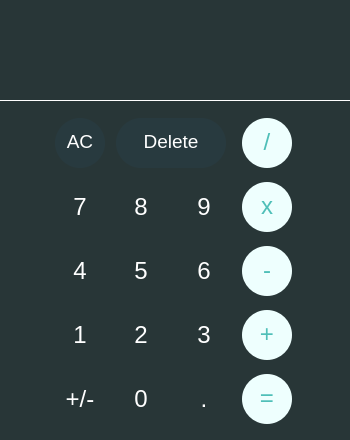
<?xml version="1.0" encoding="UTF-8"?>
<ui version="4.0">
 <class>MainWindow</class>
 <widget class="QMainWindow" name="MainWindow">
  <property name="geometry">
   <rect>
    <x>0</x>
    <y>0</y>
    <width>350</width>
    <height>440</height>
   </rect>
  </property>
  <property name="sizePolicy">
   <sizepolicy hsizetype="Fixed" vsizetype="Fixed">
    <horstretch>0</horstretch>
    <verstretch>0</verstretch>
   </sizepolicy>
  </property>
  <property name="minimumSize">
   <size>
    <width>350</width>
    <height>440</height>
   </size>
  </property>
  <property name="maximumSize">
   <size>
    <width>350</width>
    <height>440</height>
   </size>
  </property>
  <property name="windowTitle">
   <string>Calculator</string>
  </property>
  <property name="styleSheet">
   <string notr="true">background-color:#283637</string>
  </property>
  <widget class="QWidget" name="centralwidget">
   <widget class="QWidget" name="gridLayoutWidget">
    <property name="geometry">
     <rect>
      <x>50</x>
      <y>110</y>
      <width>251</width>
      <height>322</height>
     </rect>
    </property>
    <layout class="QGridLayout" name="gridLayout">
     <item row="0" column="3">
      <widget class="QPushButton" name="btn_divide">
       <property name="sizePolicy">
        <sizepolicy hsizetype="Fixed" vsizetype="Fixed">
         <horstretch>50</horstretch>
         <verstretch>50</verstretch>
        </sizepolicy>
       </property>
       <property name="minimumSize">
        <size>
         <width>50</width>
         <height>50</height>
        </size>
       </property>
       <property name="font">
        <font>
         <pointsize>18</pointsize>
        </font>
       </property>
       <property name="styleSheet">
        <string notr="true">QPushButton{
    background-color:rgb(238, 255, 254);
    color: rgb(79, 191, 184);
    border-radius: 25px;	
	 padding-bottom:3px;
}
QPushButton:hover{
    background-color:#6C807D;
}</string>
       </property>
       <property name="text">
        <string>/</string>
       </property>
      </widget>
     </item>
     <item row="3" column="1">
      <widget class="QPushButton" name="btn_two">
       <property name="sizePolicy">
        <sizepolicy hsizetype="Fixed" vsizetype="Fixed">
         <horstretch>0</horstretch>
         <verstretch>0</verstretch>
        </sizepolicy>
       </property>
       <property name="minimumSize">
        <size>
         <width>50</width>
         <height>50</height>
        </size>
       </property>
       <property name="maximumSize">
        <size>
         <width>50</width>
         <height>50</height>
        </size>
       </property>
       <property name="font">
        <font>
         <pointsize>18</pointsize>
        </font>
       </property>
       <property name="styleSheet">
        <string notr="true">QPushButton{
	border:none;
	color:white;
}</string>
       </property>
       <property name="text">
        <string>2</string>
       </property>
      </widget>
     </item>
     <item row="2" column="1">
      <widget class="QPushButton" name="btn_five">
       <property name="sizePolicy">
        <sizepolicy hsizetype="Fixed" vsizetype="Fixed">
         <horstretch>0</horstretch>
         <verstretch>0</verstretch>
        </sizepolicy>
       </property>
       <property name="minimumSize">
        <size>
         <width>50</width>
         <height>50</height>
        </size>
       </property>
       <property name="maximumSize">
        <size>
         <width>50</width>
         <height>50</height>
        </size>
       </property>
       <property name="font">
        <font>
         <pointsize>18</pointsize>
        </font>
       </property>
       <property name="styleSheet">
        <string notr="true">QPushButton{
	border:none;
	color:white;
}</string>
       </property>
       <property name="text">
        <string>5</string>
       </property>
      </widget>
     </item>
     <item row="0" column="0">
      <widget class="QPushButton" name="btn_clearAll">
       <property name="sizePolicy">
        <sizepolicy hsizetype="Fixed" vsizetype="Fixed">
         <horstretch>50</horstretch>
         <verstretch>50</verstretch>
        </sizepolicy>
       </property>
       <property name="minimumSize">
        <size>
         <width>50</width>
         <height>50</height>
        </size>
       </property>
       <property name="font">
        <font>
         <pointsize>14</pointsize>
        </font>
       </property>
       <property name="styleSheet">
        <string notr="true">QPushButton{
    background-color:rgb(40, 58, 63);
    color: white;;
    border-radius: 25px;	
	 padding-bottom:3px;
}
</string>
       </property>
       <property name="text">
        <string>AC</string>
       </property>
      </widget>
     </item>
     <item row="4" column="0">
      <widget class="QPushButton" name="btn_change_sign">
       <property name="sizePolicy">
        <sizepolicy hsizetype="Fixed" vsizetype="Fixed">
         <horstretch>0</horstretch>
         <verstretch>0</verstretch>
        </sizepolicy>
       </property>
       <property name="minimumSize">
        <size>
         <width>50</width>
         <height>50</height>
        </size>
       </property>
       <property name="maximumSize">
        <size>
         <width>50</width>
         <height>50</height>
        </size>
       </property>
       <property name="font">
        <font>
         <pointsize>18</pointsize>
        </font>
       </property>
       <property name="styleSheet">
        <string notr="true">QPushButton{
	border:none;
	color:white;
}</string>
       </property>
       <property name="text">
        <string>+/-</string>
       </property>
      </widget>
     </item>
     <item row="3" column="0">
      <widget class="QPushButton" name="btn_one">
       <property name="sizePolicy">
        <sizepolicy hsizetype="Fixed" vsizetype="Fixed">
         <horstretch>0</horstretch>
         <verstretch>0</verstretch>
        </sizepolicy>
       </property>
       <property name="minimumSize">
        <size>
         <width>50</width>
         <height>50</height>
        </size>
       </property>
       <property name="maximumSize">
        <size>
         <width>50</width>
         <height>50</height>
        </size>
       </property>
       <property name="font">
        <font>
         <pointsize>18</pointsize>
        </font>
       </property>
       <property name="styleSheet">
        <string notr="true">QPushButton{
	border:none;
	color:white;
}</string>
       </property>
       <property name="text">
        <string>1</string>
       </property>
      </widget>
     </item>
     <item row="3" column="2">
      <widget class="QPushButton" name="btn_three">
       <property name="sizePolicy">
        <sizepolicy hsizetype="Fixed" vsizetype="Fixed">
         <horstretch>0</horstretch>
         <verstretch>0</verstretch>
        </sizepolicy>
       </property>
       <property name="minimumSize">
        <size>
         <width>50</width>
         <height>50</height>
        </size>
       </property>
       <property name="maximumSize">
        <size>
         <width>50</width>
         <height>50</height>
        </size>
       </property>
       <property name="font">
        <font>
         <pointsize>18</pointsize>
        </font>
       </property>
       <property name="styleSheet">
        <string notr="true">QPushButton{
	border:none;
	color:white;
}</string>
       </property>
       <property name="text">
        <string>3</string>
       </property>
      </widget>
     </item>
     <item row="2" column="0">
      <widget class="QPushButton" name="btn_four">
       <property name="sizePolicy">
        <sizepolicy hsizetype="Fixed" vsizetype="Fixed">
         <horstretch>0</horstretch>
         <verstretch>0</verstretch>
        </sizepolicy>
       </property>
       <property name="minimumSize">
        <size>
         <width>50</width>
         <height>50</height>
        </size>
       </property>
       <property name="maximumSize">
        <size>
         <width>50</width>
         <height>50</height>
        </size>
       </property>
       <property name="font">
        <font>
         <pointsize>18</pointsize>
        </font>
       </property>
       <property name="styleSheet">
        <string notr="true">QPushButton{
	border:none;
	color:white;
}</string>
       </property>
       <property name="text">
        <string>4</string>
       </property>
      </widget>
     </item>
     <item row="2" column="3">
      <widget class="QPushButton" name="btn_minus">
       <property name="sizePolicy">
        <sizepolicy hsizetype="Fixed" vsizetype="Fixed">
         <horstretch>50</horstretch>
         <verstretch>50</verstretch>
        </sizepolicy>
       </property>
       <property name="minimumSize">
        <size>
         <width>50</width>
         <height>50</height>
        </size>
       </property>
       <property name="font">
        <font>
         <pointsize>18</pointsize>
        </font>
       </property>
       <property name="styleSheet">
        <string notr="true">QPushButton{
    background-color:rgb(238, 255, 254);
    color: rgb(79, 191, 184);
    border-radius: 25px;	
	 padding-bottom:3px;
}
QPushButton:hover{
    background-color:#6C807D;
}</string>
       </property>
       <property name="text">
        <string>-</string>
       </property>
      </widget>
     </item>
     <item row="1" column="3">
      <widget class="QPushButton" name="btn_multiply">
       <property name="sizePolicy">
        <sizepolicy hsizetype="Fixed" vsizetype="Fixed">
         <horstretch>50</horstretch>
         <verstretch>50</verstretch>
        </sizepolicy>
       </property>
       <property name="minimumSize">
        <size>
         <width>50</width>
         <height>50</height>
        </size>
       </property>
       <property name="font">
        <font>
         <pointsize>18</pointsize>
        </font>
       </property>
       <property name="styleSheet">
        <string notr="true">QPushButton{
    background-color:rgb(238, 255, 254);
    color: rgb(79, 191, 184);
    border-radius: 25px;	
	 padding-bottom:3px;
}
QPushButton:hover{
    background-color:#6C807D;
}</string>
       </property>
       <property name="text">
        <string>x</string>
       </property>
      </widget>
     </item>
     <item row="1" column="1">
      <widget class="QPushButton" name="btn_eight">
       <property name="sizePolicy">
        <sizepolicy hsizetype="Fixed" vsizetype="Fixed">
         <horstretch>0</horstretch>
         <verstretch>0</verstretch>
        </sizepolicy>
       </property>
       <property name="minimumSize">
        <size>
         <width>50</width>
         <height>50</height>
        </size>
       </property>
       <property name="maximumSize">
        <size>
         <width>50</width>
         <height>50</height>
        </size>
       </property>
       <property name="font">
        <font>
         <pointsize>18</pointsize>
        </font>
       </property>
       <property name="styleSheet">
        <string notr="true">QPushButton{
	border:none;
	color:white;
}</string>
       </property>
       <property name="text">
        <string>8</string>
       </property>
      </widget>
     </item>
     <item row="1" column="2">
      <widget class="QPushButton" name="btn_nine">
       <property name="sizePolicy">
        <sizepolicy hsizetype="Fixed" vsizetype="Fixed">
         <horstretch>0</horstretch>
         <verstretch>0</verstretch>
        </sizepolicy>
       </property>
       <property name="minimumSize">
        <size>
         <width>50</width>
         <height>50</height>
        </size>
       </property>
       <property name="maximumSize">
        <size>
         <width>50</width>
         <height>50</height>
        </size>
       </property>
       <property name="font">
        <font>
         <pointsize>18</pointsize>
        </font>
       </property>
       <property name="styleSheet">
        <string notr="true">QPushButton{
	border:none;
	color:white;
}</string>
       </property>
       <property name="text">
        <string>9</string>
       </property>
      </widget>
     </item>
     <item row="3" column="3">
      <widget class="QPushButton" name="btn_plus">
       <property name="sizePolicy">
        <sizepolicy hsizetype="Fixed" vsizetype="Fixed">
         <horstretch>50</horstretch>
         <verstretch>50</verstretch>
        </sizepolicy>
       </property>
       <property name="minimumSize">
        <size>
         <width>50</width>
         <height>50</height>
        </size>
       </property>
       <property name="font">
        <font>
         <pointsize>18</pointsize>
        </font>
       </property>
       <property name="styleSheet">
        <string notr="true">QPushButton{
    background-color:rgb(238, 255, 254);
    color: rgb(79, 191, 184);
    border-radius: 25px;	
	 padding-bottom:3px;
}
QPushButton:hover{
    background-color:#6C807D;
}</string>
       </property>
       <property name="text">
        <string>+</string>
       </property>
      </widget>
     </item>
     <item row="1" column="0">
      <widget class="QPushButton" name="btn_seven">
       <property name="sizePolicy">
        <sizepolicy hsizetype="Fixed" vsizetype="Fixed">
         <horstretch>0</horstretch>
         <verstretch>0</verstretch>
        </sizepolicy>
       </property>
       <property name="minimumSize">
        <size>
         <width>50</width>
         <height>50</height>
        </size>
       </property>
       <property name="maximumSize">
        <size>
         <width>50</width>
         <height>50</height>
        </size>
       </property>
       <property name="font">
        <font>
         <pointsize>18</pointsize>
        </font>
       </property>
       <property name="styleSheet">
        <string notr="true">QPushButton{
	border:none;
	color:white;
}</string>
       </property>
       <property name="text">
        <string>7</string>
       </property>
      </widget>
     </item>
     <item row="2" column="2">
      <widget class="QPushButton" name="btn_six">
       <property name="sizePolicy">
        <sizepolicy hsizetype="Fixed" vsizetype="Fixed">
         <horstretch>0</horstretch>
         <verstretch>0</verstretch>
        </sizepolicy>
       </property>
       <property name="minimumSize">
        <size>
         <width>50</width>
         <height>50</height>
        </size>
       </property>
       <property name="maximumSize">
        <size>
         <width>50</width>
         <height>50</height>
        </size>
       </property>
       <property name="font">
        <font>
         <pointsize>18</pointsize>
        </font>
       </property>
       <property name="styleSheet">
        <string notr="true">QPushButton{
	border:none;
	color:white;
}</string>
       </property>
       <property name="text">
        <string>6</string>
       </property>
      </widget>
     </item>
     <item row="4" column="3">
      <widget class="QPushButton" name="btn_equals">
       <property name="sizePolicy">
        <sizepolicy hsizetype="Fixed" vsizetype="Fixed">
         <horstretch>50</horstretch>
         <verstretch>50</verstretch>
        </sizepolicy>
       </property>
       <property name="minimumSize">
        <size>
         <width>50</width>
         <height>50</height>
        </size>
       </property>
       <property name="font">
        <font>
         <pointsize>18</pointsize>
        </font>
       </property>
       <property name="styleSheet">
        <string notr="true">QPushButton{
    background-color:rgb(238, 255, 254);
    color: rgb(79, 191, 184);
    border-radius: 25px;	
	 padding-bottom:3px;
}
QPushButton:hover{
    background-color:#6C807D;
}</string>
       </property>
       <property name="text">
        <string>=</string>
       </property>
      </widget>
     </item>
     <item row="4" column="1">
      <widget class="QPushButton" name="btn_zero">
       <property name="sizePolicy">
        <sizepolicy hsizetype="Fixed" vsizetype="Fixed">
         <horstretch>0</horstretch>
         <verstretch>0</verstretch>
        </sizepolicy>
       </property>
       <property name="minimumSize">
        <size>
         <width>50</width>
         <height>50</height>
        </size>
       </property>
       <property name="maximumSize">
        <size>
         <width>50</width>
         <height>50</height>
        </size>
       </property>
       <property name="font">
        <font>
         <pointsize>18</pointsize>
        </font>
       </property>
       <property name="styleSheet">
        <string notr="true">QPushButton{
	border:none;
	color:white;
}</string>
       </property>
       <property name="text">
        <string>0</string>
       </property>
      </widget>
     </item>
     <item row="4" column="2">
      <widget class="QPushButton" name="btn_dot">
       <property name="sizePolicy">
        <sizepolicy hsizetype="Fixed" vsizetype="Fixed">
         <horstretch>0</horstretch>
         <verstretch>0</verstretch>
        </sizepolicy>
       </property>
       <property name="minimumSize">
        <size>
         <width>50</width>
         <height>50</height>
        </size>
       </property>
       <property name="maximumSize">
        <size>
         <width>50</width>
         <height>50</height>
        </size>
       </property>
       <property name="font">
        <font>
         <pointsize>18</pointsize>
        </font>
       </property>
       <property name="styleSheet">
        <string notr="true">QPushButton{
	border:none;
	color:white;
}</string>
       </property>
       <property name="text">
        <string>.</string>
       </property>
      </widget>
     </item>
     <item row="0" column="1" colspan="2">
      <widget class="QPushButton" name="btn_clearOne">
       <property name="sizePolicy">
        <sizepolicy hsizetype="Fixed" vsizetype="Fixed">
         <horstretch>110</horstretch>
         <verstretch>50</verstretch>
        </sizepolicy>
       </property>
       <property name="minimumSize">
        <size>
         <width>110</width>
         <height>50</height>
        </size>
       </property>
       <property name="font">
        <font>
         <pointsize>14</pointsize>
        </font>
       </property>
       <property name="styleSheet">
        <string notr="true">QPushButton{
    background-color:rgb(40, 58, 63);
    color: white;;
    border-radius: 25px;	
	 padding-bottom:3px;
}
</string>
       </property>
       <property name="text">
        <string>Delete</string>
       </property>
      </widget>
     </item>
    </layout>
   </widget>
   <widget class="QLabel" name="result_label">
    <property name="geometry">
     <rect>
      <x>0</x>
      <y>0</y>
      <width>351</width>
      <height>101</height>
     </rect>
    </property>
    <property name="font">
     <font>
      <pointsize>18</pointsize>
     </font>
    </property>
    <property name="styleSheet">
     <string notr="true">QLabel{
	color:white;
	qproperty-alignment: 'AlignVCenter | AlignRight';	
	border-bottom:1px solid white;
	padding-right:10px;
}</string>
    </property>
    <property name="text">
     <string/>
    </property>
   </widget>
  </widget>
 </widget>
 <resources/>
 <connections/>
</ui>
